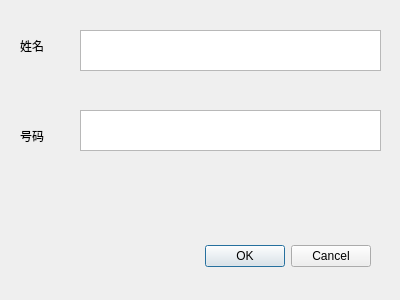
<?xml version="1.0" encoding="UTF-8"?>
<ui version="4.0">
 <class>EditDialog</class>
 <widget class="QDialog" name="EditDialog">
  <property name="geometry">
   <rect>
    <x>0</x>
    <y>0</y>
    <width>400</width>
    <height>300</height>
   </rect>
  </property>
  <property name="windowTitle">
   <string>编辑</string>
  </property>
  <widget class="QDialogButtonBox" name="buttonBox">
   <property name="geometry">
    <rect>
     <x>30</x>
     <y>240</y>
     <width>341</width>
     <height>32</height>
    </rect>
   </property>
   <property name="orientation">
    <enum>Qt::Horizontal</enum>
   </property>
   <property name="standardButtons">
    <set>QDialogButtonBox::Cancel|QDialogButtonBox::Ok</set>
   </property>
  </widget>
  <widget class="QPlainTextEdit" name="nameEdit">
   <property name="geometry">
    <rect>
     <x>80</x>
     <y>30</y>
     <width>301</width>
     <height>41</height>
    </rect>
   </property>
  </widget>
  <widget class="QPlainTextEdit" name="numEdit">
   <property name="geometry">
    <rect>
     <x>80</x>
     <y>110</y>
     <width>301</width>
     <height>41</height>
    </rect>
   </property>
  </widget>
  <widget class="QLabel" name="label">
   <property name="geometry">
    <rect>
     <x>20</x>
     <y>20</y>
     <width>51</width>
     <height>51</height>
    </rect>
   </property>
   <property name="text">
    <string>姓名</string>
   </property>
  </widget>
  <widget class="QLabel" name="label_2">
   <property name="geometry">
    <rect>
     <x>20</x>
     <y>110</y>
     <width>51</width>
     <height>51</height>
    </rect>
   </property>
   <property name="text">
    <string>号码</string>
   </property>
  </widget>
 </widget>
 <resources/>
 <connections>
  <connection>
   <sender>buttonBox</sender>
   <signal>accepted()</signal>
   <receiver>EditDialog</receiver>
   <slot>accept()</slot>
   <hints>
    <hint type="sourcelabel">
     <x>248</x>
     <y>254</y>
    </hint>
    <hint type="destinationlabel">
     <x>157</x>
     <y>274</y>
    </hint>
   </hints>
  </connection>
  <connection>
   <sender>buttonBox</sender>
   <signal>rejected()</signal>
   <receiver>EditDialog</receiver>
   <slot>reject()</slot>
   <hints>
    <hint type="sourcelabel">
     <x>316</x>
     <y>260</y>
    </hint>
    <hint type="destinationlabel">
     <x>286</x>
     <y>274</y>
    </hint>
   </hints>
  </connection>
 </connections>
</ui>
